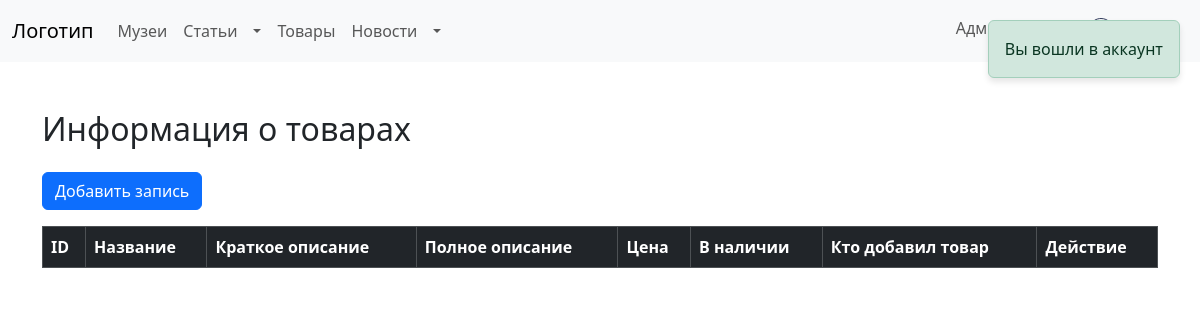
Before: /admin/product.php (signed in) with the older database file.
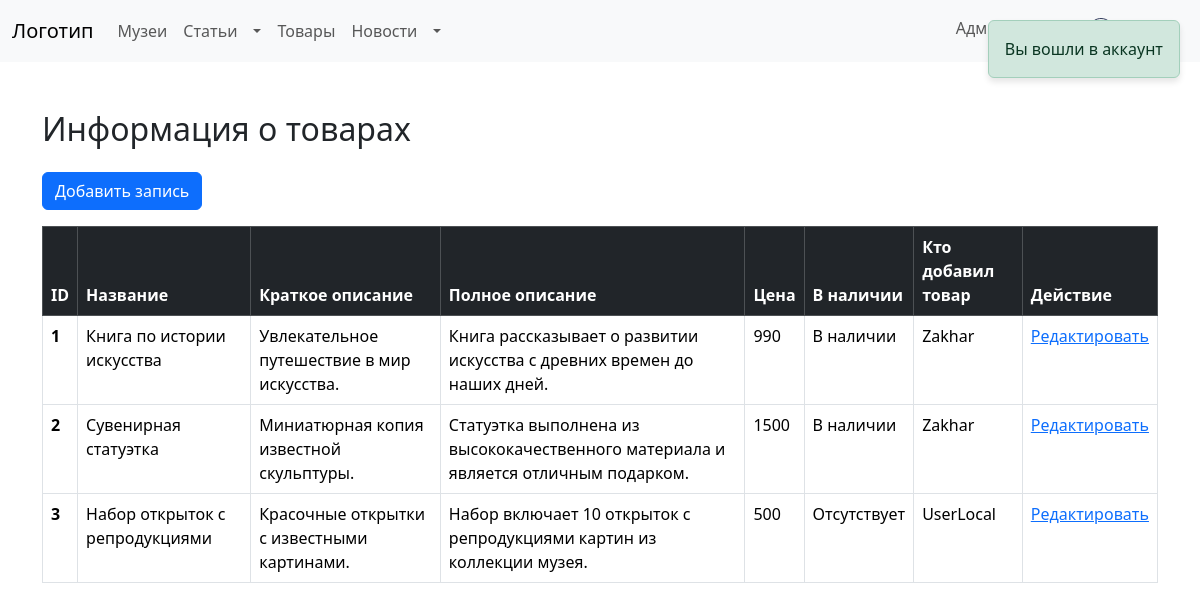
After: the same page with the newer database file.
### tables this page shows
CREATE TABLE `product` (
  `Id` int(11) NOT NULL,
  `Name` varchar(55) NOT NULL,
  `Short_desc` varchar(150) NOT NULL,
  `Full_desc` varchar(320) DEFAULT NULL,
  `Price` varchar(25) DEFAULT NULL,
  `Available` varchar(15) DEFAULT NULL,
  `Image_path` varchar(255) DEFAULT NULL,
  `Editor` int(11) DEFAULT NULL
);

CREATE TABLE `users` (
  `Id` int(11) NOT NULL,
  `Login` varchar(25) NOT NULL,
  `Password` varchar(255) NOT NULL,
  `Email` varchar(320) DEFAULT NULL,
  `Admin` int(11) DEFAULT NULL,
  `Editor` int(11) DEFAULT NULL
);

### admin/product.php (the view, shortened to what this page needs)
<?php include "../include/header.php"; ?>
<?php include "../include/message.php"; ?>
<?php
if (isset($_SESSION["log-session"]) && isset($_SESSION['log-session-data'])):
    if ($_SESSION['log-session-data']["Admin"]):
        $query = $pdo->prepare("SELECT product.*, users.login as EditorLogin FROM product JOIN users ON product.editor = users.id ORDER BY product.id;");
        $query->execute();
        $products_query_result = $query->fetchAll(PDO::FETCH_ASSOC);
?>
    <div class="container mt-5">
        <h2 class="mb-4">Информация о товарах</h2>
        <div class="mb-3">
            <form method="post">
                <a class="btn btn-primary" href="/cult_conn/admin/dynamic/products.php">Добавить запись</a>
            </form>
        </div>
        <table class="table table-bordered table-hover">
            <thead class="table-dark">
                <tr>
                    <th>ID</th>
                    <th>Название</th>
                    <th>Краткое описание</th>
                    <th>Полное описание</th>
                    <th>Цена</th>
                    <th>В наличии</th>
                    <th>Кто добавил товар</th>
                    <th>Действие</th>
                </tr>
            </thead>
            <tbody>
                <?php if (empty($products_query_result)): ?>
                <?php else: ?>
                    <?php foreach ($products_query_result as $product) { ?>
                        <tr>
                            <th scope="row"><?= htmlspecialchars($product["Id"]) ?></th>
                            <td><?= htmlspecialchars($product["Name"]) ?></td>
                            <td><?= htmlspecialchars($product["Short_desc"]) ?></td>
                            <td><?= htmlspecialchars($product["Full_desc"]) ?></td>
                            <td><?= htmlspecialchars($product["Price"]) ?></td>
                            <td><?php echo htmlspecialchars($product["Available"]) == 'Yes' ? 'В наличии' : 'Отсутствует'; ?></td>
                            <td><?= htmlspecialchars($product["EditorLogin"]) ?></td>
                            <td><a href="/cult_conn/admin/dynamic/products.php?id=<?= htmlspecialchars($product["Id"])?>">Редактировать</a></td>
                        </tr>
                    <?php }
                endif; ?>
            </tbody>
        </table>
    </div>
    <?php else: ?>
        <div class="container mt-5">
                <?php include "../error/404.php"; ?>
        </div>
    <?php
    endif;
    ?>
<?php else: ?>
    <div class="container mt-5">
            <?php include "../error/404.php"; ?>
    </div>
<?php
endif;
?>
<?php include "../include/footer.php"; ?>

Changed rows visible on the page:
added product: Id "1", Name "Книга по истории искусства", Short_desc "Увлекательное путешествие в мир искусства.", Full_desc "Книга рассказывает о развитии искусства с древних времен до наших дней.", Price "990", Available "В наличии", Editor.Login "Zakhar"
now on this page (row edited): product: Id "2", Name "Сувенирная статуэтка", Short_desc "Миниатюрная копия известной скульптуры.", Full_desc "Статуэтка выполнена из высококачественного материала и является отличным подарком.", Price "1500", Available "В наличии", Editor.Login "Zakhar"
now on this page (row edited): product: Id "3", Name "Набор открыток с репродукциями", Short_desc "Красочные открытки с известными картинами.", Full_desc "Набор включает 10 открыток с репродукциями картин из коллекции музея.", Price "500", Available "Отсутствует", Editor.Login "UserLocal"
